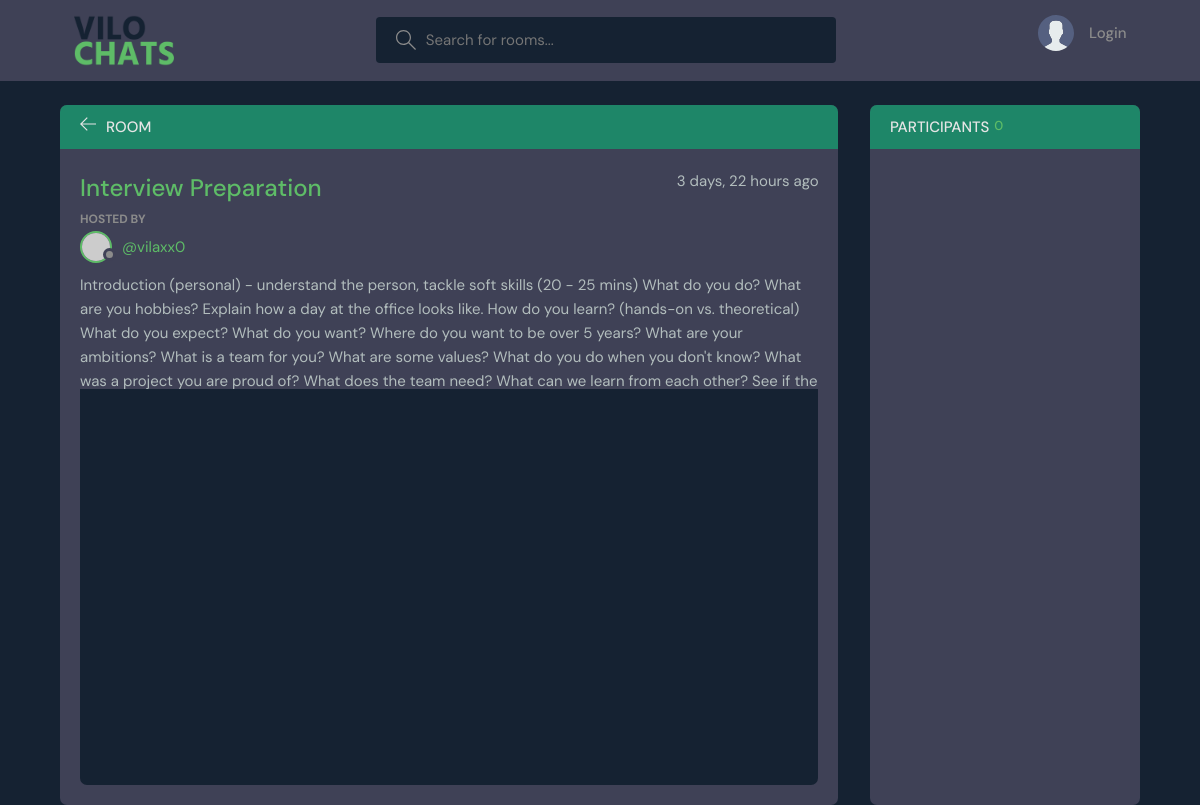
The app's page /room/1/, older data.
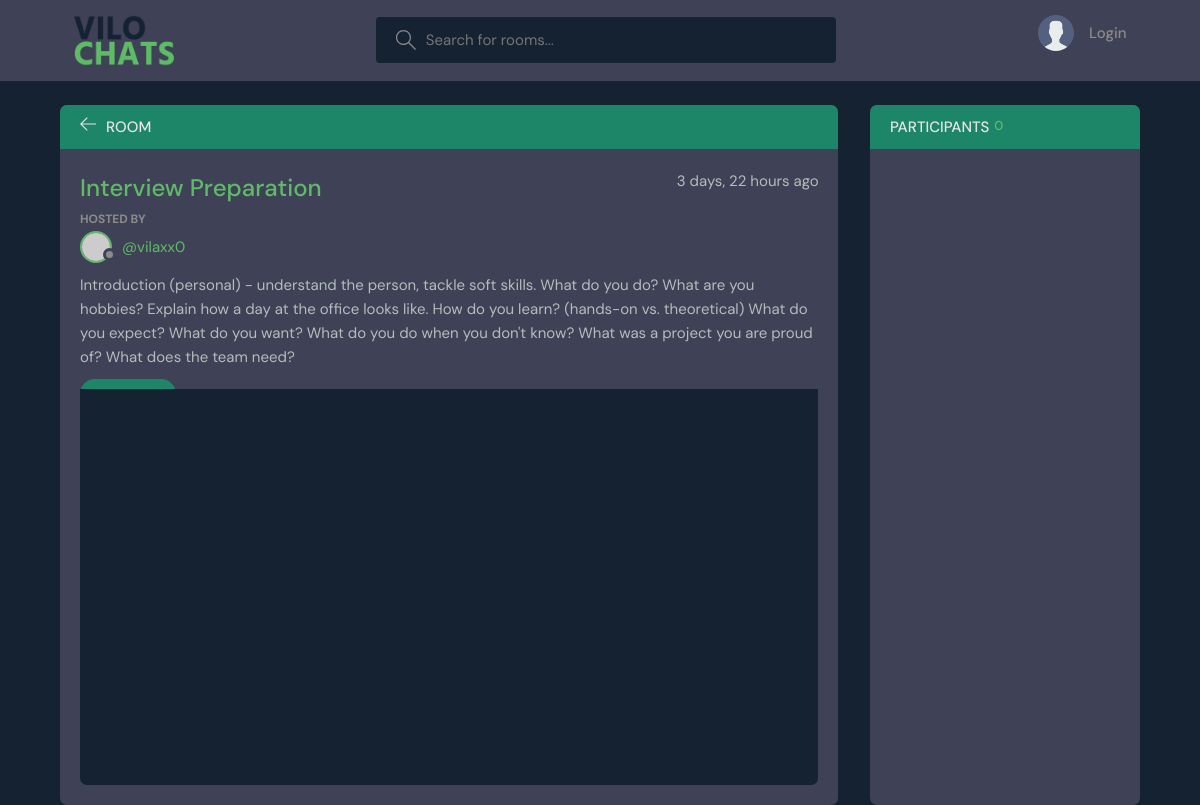
The same page, newer data.
### base/models.py (models this page shows, shortened)
class Room(models.Model):
    host = models.ForeignKey(User, on_delete=models.SET_NULL, null=True)
    topic = models.ForeignKey(Topic, on_delete=models.SET_NULL, null=True)
    name = models.CharField(max_length=200)
    description = models.TextField(null=True, blank=True)
    participants = models.ManyToManyField(User, related_name='participants', blank=True)
    updated = models.DateTimeField(auto_now=True)
    created = models.DateTimeField(auto_now_add=True)
    class Meta:
        ordering = ['-updated', '-created']

### base/views.py (the view, shortened to what this page needs)
# urls.py: path('room/<str:pk>/', views.room, name="room"),
def room(request, pk):
    room = Room.objects.get(id=pk)
    room_messages = room.message_set.all()
    participants = room.participants.all()
    context = {'room': room, 'room_messages': room_messages, 'participants': participants}
    return render(request, 'base/room.html', context)

### base/models.py (called while the page is built)
    def __str__(self):
        return self.name

### base/templates/base/room.html (shortened to what this page needs)
{% extends 'main.html' %} {% block content %}
<main class="profile-page layout layout--2">
  <div class="container">
    <div class="room">
      <div class="room__top">
        <div class="room__topLeft">
          <a href="{% url 'home' %}">
            <svg
              version="1.1"
              xmlns="http://www.w3.org/2000/svg"
              width="32"
              height="32"
              viewBox="0 0 32 32"
            >
              <path
                d="M13.723 2.286l-13.723 13.714 13.719 13.714 1.616-1.611-10.96-10.96h27.625v-2.286h-27.625l10.965-10.965-1.616-1.607z"
              ></path>
            </svg>
          </a>
          <h3>Room</h3>
        </div>
      </div>
      <div class="room__box scroll">
        <div class="room__header scroll">
          <div class="room__info">
            <h3>{{room.name}}</h3>
            <span>{{room.created|timesince}} ago</span>
          </div>
          <div class="room__hosted">
            <p>Hosted By</p>
            <a
              href="{% url 'user-profile' room.host.id %}"
              class="room__author"
            >
              <div class="avatar avatar--small">
                <img src="https://randomuser.me/api/portraits/men/37.jpg" />
              </div>
              <span>@{{room.host.username}}</span>
            </a>
          </div>
          <div class="room__details">{{room.description}}</div>
          <a href="{% url 'home' %}?q={{room.topic.name}}">
            <span class="room__topics">{{room.topic}}</span>
          </a>
        </div>
        <div class="room__conversation">
          <div class="threads scroll">
          </div>
        </div>
      </div>
    </div>
    <div class="participants">
      <h3 class="participants__top">
        Participants <span>{{participants.count}}</span>
      </h3>
      <div class="participants__list scroll">
      </div>
    </div>
  </div>
</main>
{% endblock content %}

Row changes from the older to the newer data that the page shows:
changed Room "Interview Preparation": description "…the person, tackle soft skills (20 - 25 mins) What do you do? What are you hobbies? Explain how a day at the office looks like. How do you learn? (hands-on vs. theoretical) What do you expect? What do you want? Where do you want to be over 5 years? What are your ambitions? What is a team for you? What are some values? What do you do when you don't know? What was a project you are proud of? What does the team need? What can we learn from each other? See if the…" → "…the person, tackle soft skills. What do you do? What are you hobbies? Explain how a day at the office looks like. How do you learn? (hands-on vs. theoretical) What do you expect? What do you want? What do you do when you don't know? What was a project you are proud of? What does the team need?"
